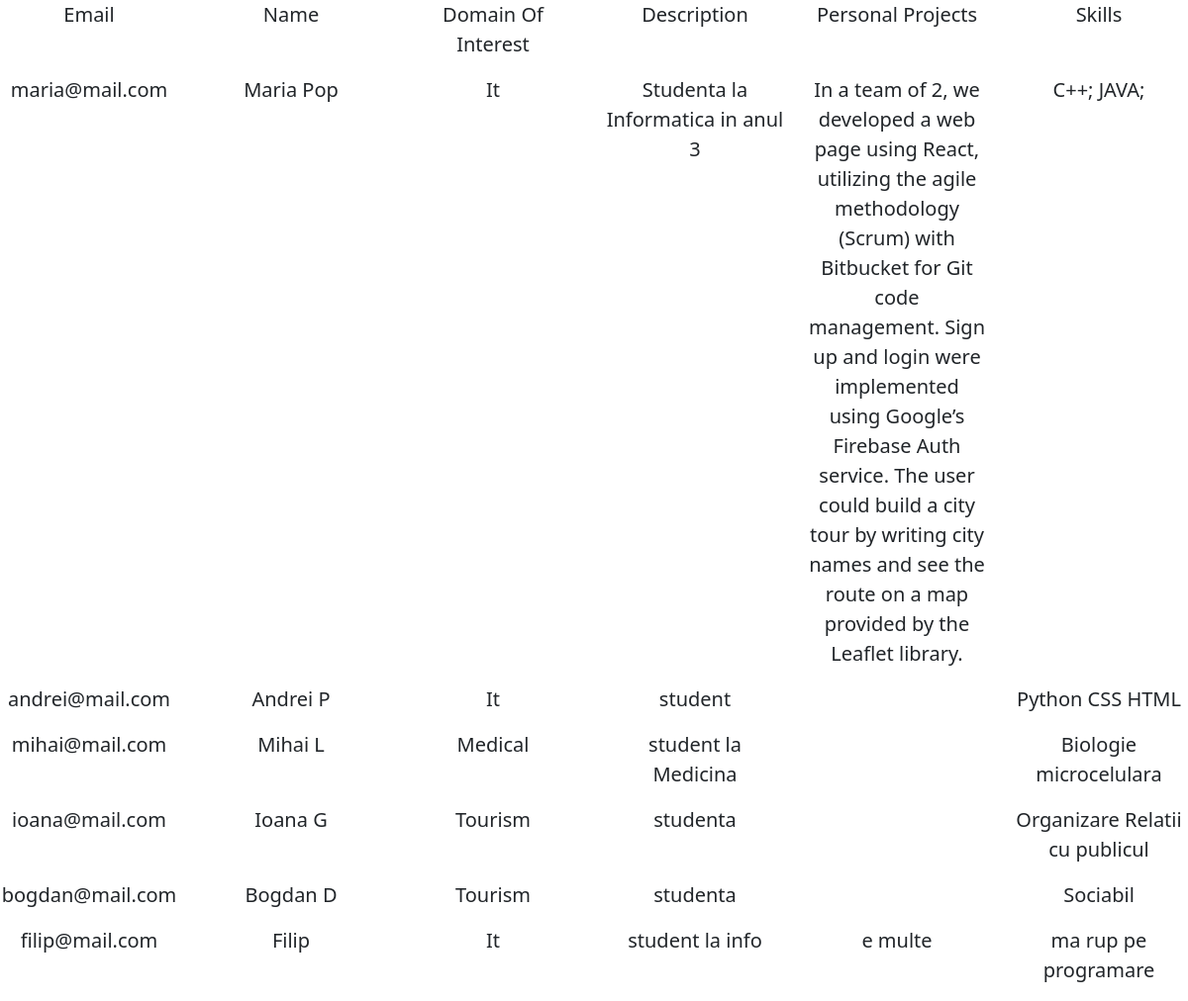
The app's page /students/, older data.
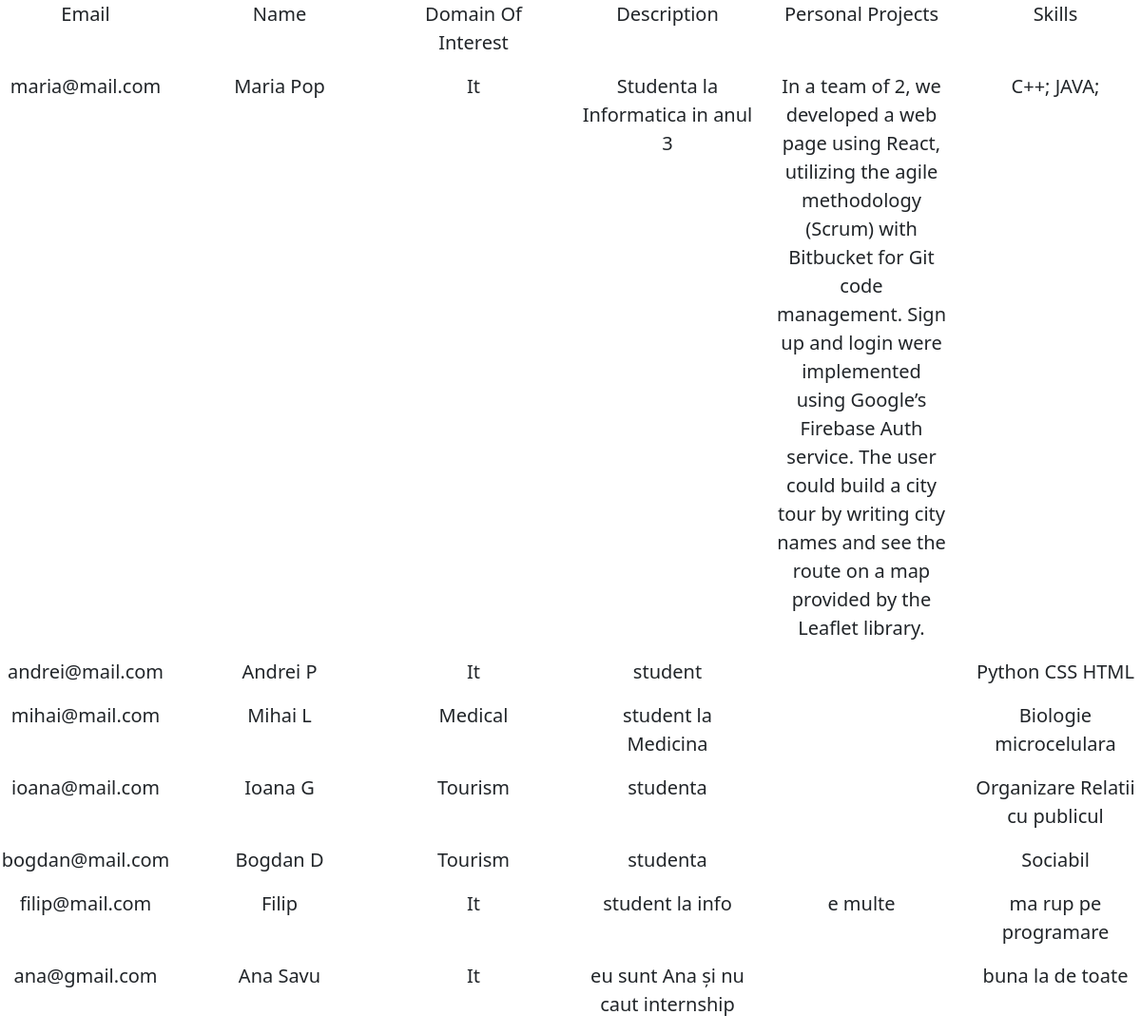
The same page, newer data.
### users/models.py (models this page shows, shortened)
class Student(models.Model):
    user = models.OneToOneField(settings.AUTH_USER_MODEL, on_delete=models.CASCADE, related_name='student')
    domain_of_interest = models.IntegerField(choices=DomainTypes.choices(), default=DomainTypes.IT)
    skills = models.TextField()
    personal_projects = models.TextField(null=True, blank=True)
    foreign_languages = models.TextField(null=True, blank=True)
    personal_links = models.TextField(null=True, blank=True)
    profile_photo = models.ImageField(null=True, blank=True, upload_to='media/students/photos')
    cv = models.FileField(null=True, blank=True, upload_to='media/students/cvs')
    def get_domain_type_label(self):
        return DomainTypes(self.domain_of_interest).name.title()

class User(AbstractBaseUser, PermissionsMixin):
    is_student = models.BooleanField(default=False)
    is_company = models.BooleanField(default=False)
    is_staff = models.BooleanField(default=False)
    email = models.EmailField(primary_key=True)
    password = models.CharField(max_length=200)
    name = models.CharField(max_length=50)
    description = models.TextField()
    phone = models.CharField(max_length=10)
    objects = UserManager()
    USERNAME_FIELD = 'email'
    REQUIRED_FIELDS = []

### users/views.py (the view)
# urls.py: path('students/', views.students_list_view),
def students_list_view(request, *args, **kwargs):
    students_list = Student.objects.all()
    context = {
        'students_list': students_list
    }
    return render(request, "users/students/students_list.html", context, status=200)

### templates/users/students/students_list.html
{% extends 'base.html' %}
{% block content %}
<div class="row text-center justify-content-start">
    <div class="col-2">
        <p class="text-capitalize lead">Email</p>
    </div>
    <div class="col-2">
        <p class="text-capitalize lead">Name</p>
    </div>
    <div class="col-2">
        <p class="text-capitalize lead">Domain of Interest</p>
    </div>
    <div class="col-2">
        <p class="text-capitalize lead">Description</p>
    </div>
    <div class="col-2">
        <p class="text-capitalize lead">Personal Projects</p>
    </div>
    <div class="col-2">
        <p class="text-capitalize lead">Skills</p>
    </div>
    {% for student in students_list %}
    <div class="col-2">
        <p class="text lead">{{ student.user.email }}</p>
    </div>
    <div class="col-2">
        <p class="text lead">{{ student.user.name }}</p>
    </div>
    <div class="col-2">
        <p class="text lead">{{ student.get_domain_type_label }}</p>
    </div>
    <div class="col-2">
        <p class="text lead">{{ student.user.description }}</p>
    </div>
    <div class="col-2">
        <p class="text lead">{{ student.personal_projects }}</p>
    </div>
    <div class="col-2">
        <p class="text lead">{{ student.skills }}</p>
    </div>
    {% endfor %}
</div>
{% endblock content %}

Row changes from the older to the newer data that the page shows:
added Student: user.email "ana@gmail.com", user.name "Ana Savu", get_domain_type_label "It", user.description "eu sunt Ana și nu caut internship", skills "buna la de toate"
